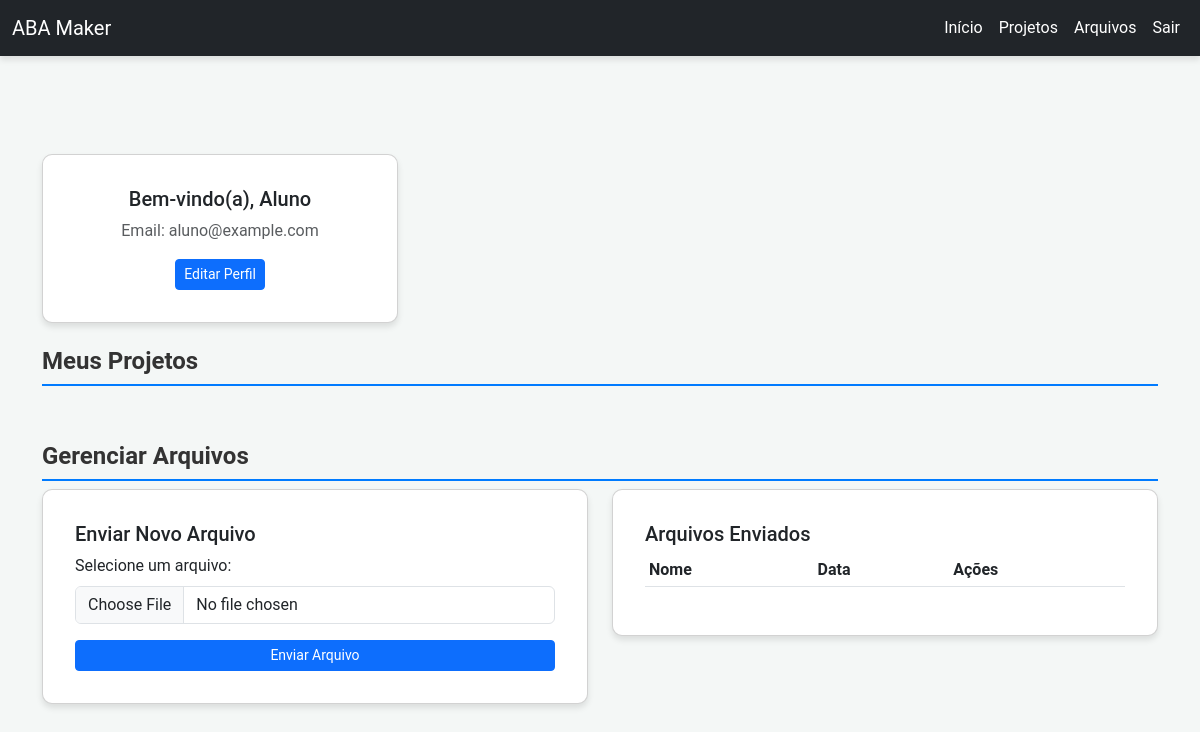
The page /aluno (signed in) on the database as committed earlier.
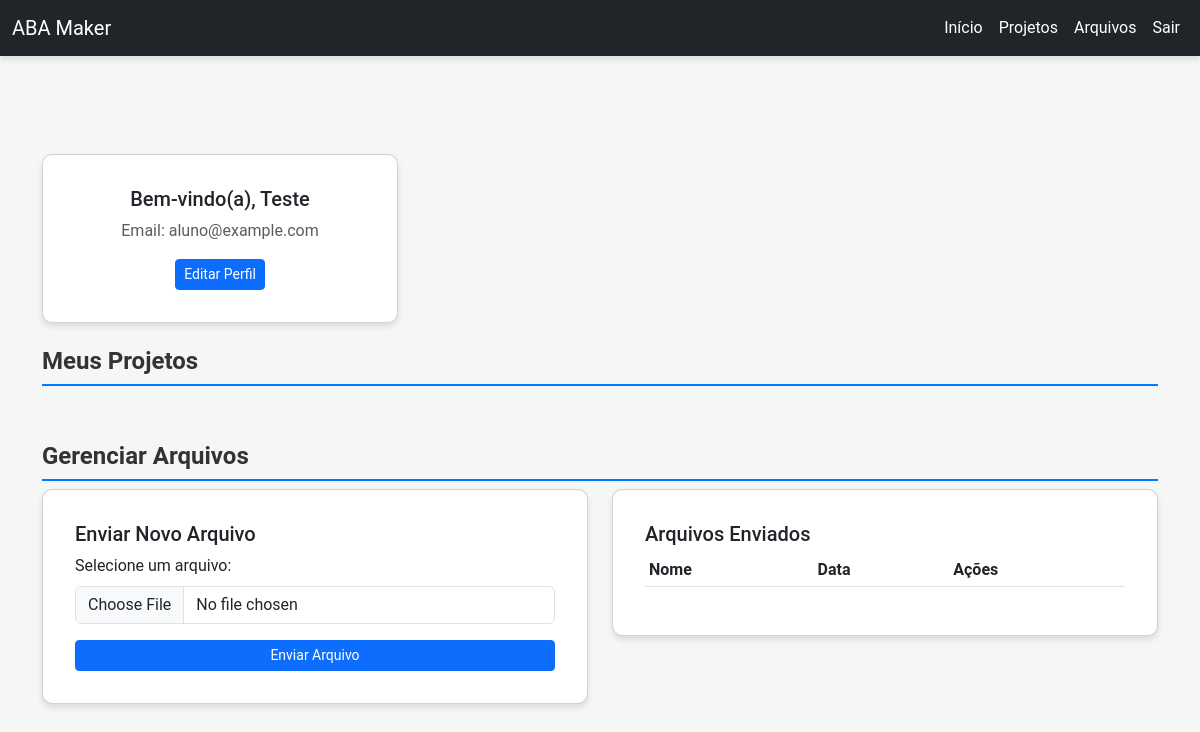
The same page on the database as committed later.
### app.py (models this page shows)
class Usuario(db.Model):
    id = db.Column(db.Integer, primary_key=True)
    nome = db.Column(db.String(150), nullable=False)
    email = db.Column(db.String(150), unique=True, nullable=False)
    senha = db.Column(db.String(150), nullable=False)
    tipo = db.Column(db.String(50), nullable=False, default="aluno")

### app.py (the view)
@app.route('/aluno')
def aluno():
    if 'user_id' not in session or session.get('tipo') != 'aluno':
        flash("Acesso negado. Faça login como aluno.", "danger")
        return redirect(url_for('login'))
    user_id = session['user_id']
    aluno = Usuario.query.get_or_404(user_id)
    return render_template('aluno.html', aluno=aluno, arquivos=arquivos)

### templates/aluno.html (shortened to what this page needs)
<!DOCTYPE html>
<html lang="pt-br">
<head>
    <link rel="stylesheet" href="https://cdn.jsdelivr.net/npm/bootstrap@5.3.0-alpha3/dist/css/bootstrap.min.css">
    <link rel="stylesheet" href="{{ url_for('static', filename='css/styles.css') }}">
</head>
<body>
    <nav class="navbar navbar-expand-lg navbar-dark bg-dark">
        <div class="container-fluid">
            <a class="navbar-brand" href="#">ABA Maker</a>
            <div class="collapse navbar-collapse" id="navbarNav">
                <ul class="navbar-nav ms-auto">
                    <li class="nav-item"><a class="nav-link" href="#">Início</a></li>
                    <li class="nav-item"><a class="nav-link" href="#projetos">Projetos</a></li>
                    <li class="nav-item"><a class="nav-link" href="#arquivos">Arquivos</a></li>
                    <li class="nav-item"><a class="nav-link" href="{{ url_for('logout') }}">Sair</a></li>
                </ul>
            </div>
        </div>
    </nav>
    <div class="container my-5">
        <div class="row g-4 mb-4">
            <div class="col-lg-4 col-md-6">
                <div class="card card-shadow">
                    <div class="card-body text-center">
                        <h5 class="card-title">Bem-vindo(a), {{ aluno.nome }}</h5>
                        <p class="text-muted">Email: {{ aluno.email }}</p>
                        <button class="btn btn-primary btn-sm" data-bs-toggle="modal" data-bs-target="#editProfileModal">Editar Perfil</button>
                    </div>
                </div>
            </div>
        </div>
        <section id="projetos" class="mb-5">
            <h3 class="section-title">Meus Projetos</h3>
        </section>
        <section id="arquivos" class="mb-5">
            <h3 class="section-title">Gerenciar Arquivos</h3>
            <div class="row g-4">
                <div class="col-lg-6 col-md-12">
                    <div class="card card-shadow">
                        <div class="card-body">
                            <h5 class="card-title">Enviar Novo Arquivo</h5>
                            <form action="{{ url_for('upload') }}" method="POST" enctype="multipart/form-data">
                                <div class="mb-3">
                                    <label for="file" class="form-label">Selecione um arquivo:</label>
                                    <input type="file" name="file" id="file" class="form-control" required>
                                </div>
                                <button type="submit" class="btn btn-primary btn-sm w-100">Enviar Arquivo</button>
                            </form>
                        </div>
                    </div>
                </div>
                <div class="col-lg-6 col-md-12">
                    <div class="card card-shadow">
                        <div class="card-body">
                            <h5 class="card-title">Arquivos Enviados</h5>
                            <table class="table table-sm table-hover">
                                <thead>
                                    <tr>
                                        <th>Nome</th>
                                        <th>Data</th>
                                        <th>Ações</th>
                                    </tr>
                                </thead>
                            </table>
                        </div>
                    </div>
                </div>
            </div>
        </section>
    </div>
</body>
</html>

Rows that differ between the two databases and show on the page:
changed Usuario "aluno@example.com": nome "Aluno" → "Teste"
